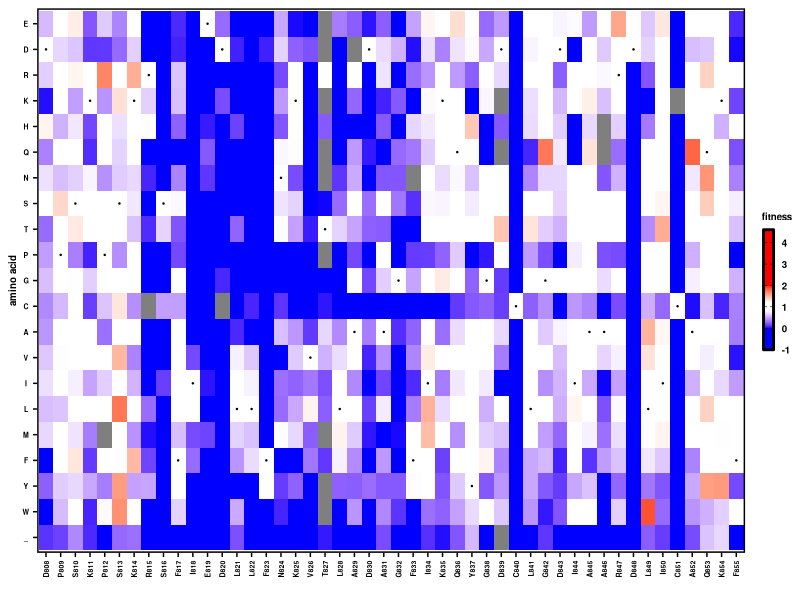
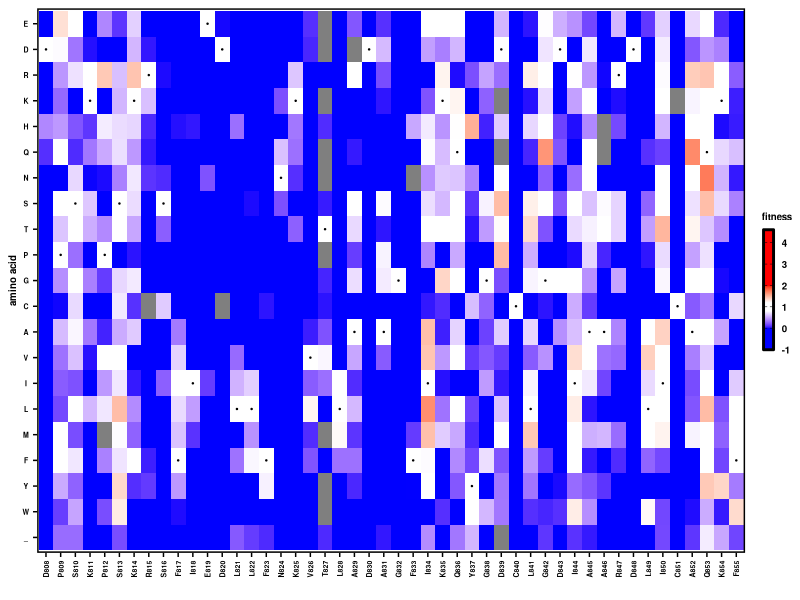
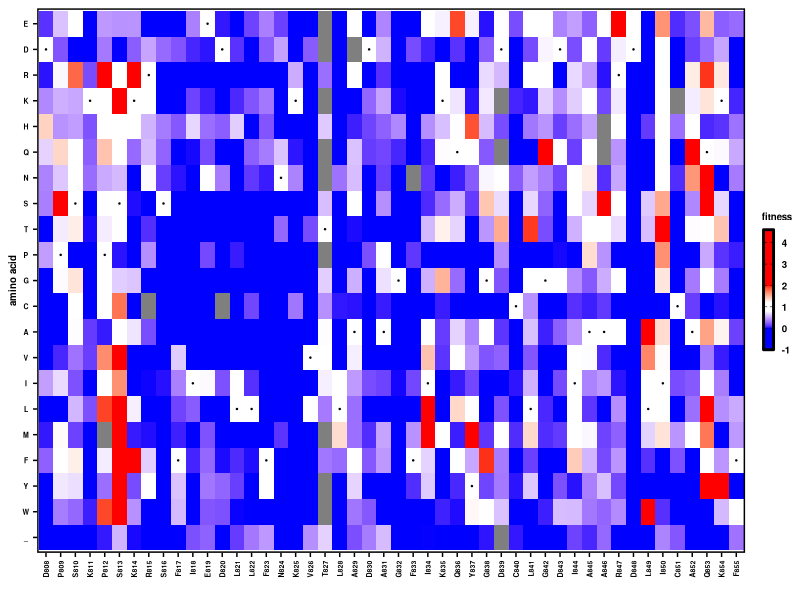
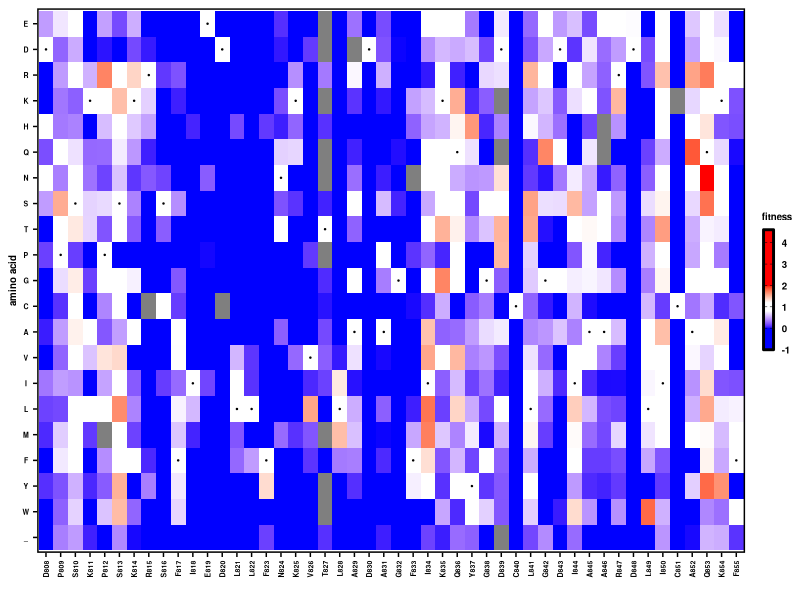
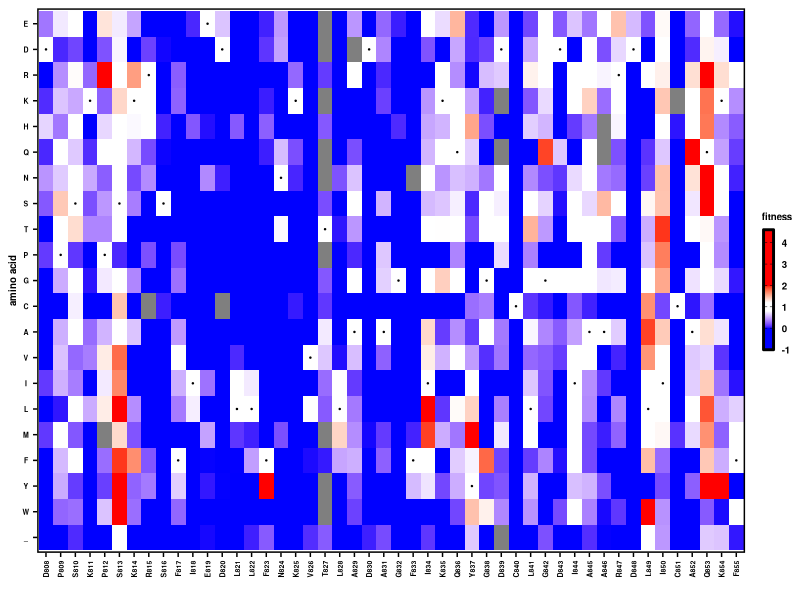
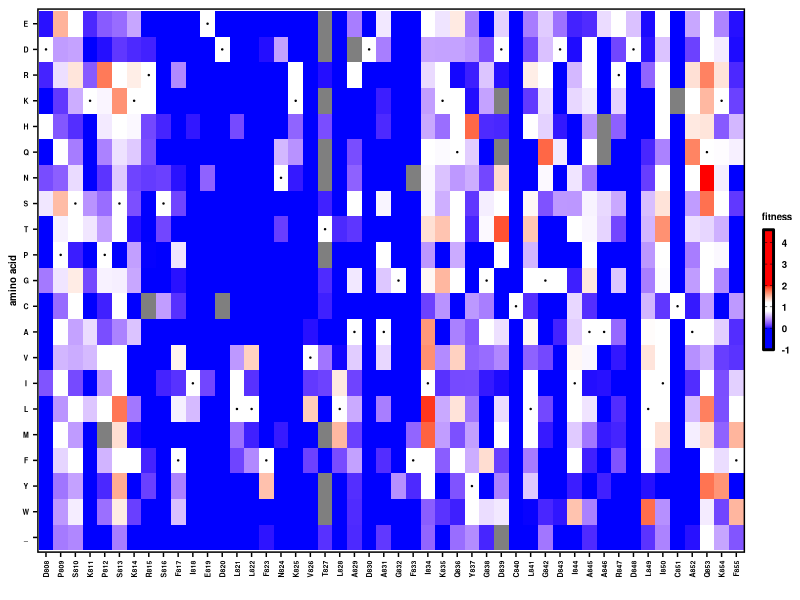
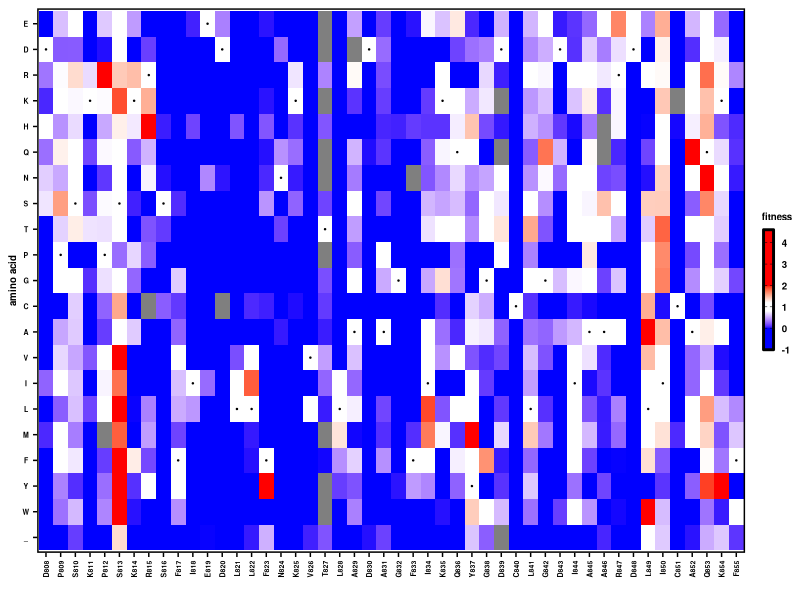

The R script that drew these images, in order:
#R code
library(ggplot2)
library(scales)
library(RColorBrewer)
library(readr)
library(tidyr)
library(reshape)
library(stringr)
library(dplyr)
library(gridExtra)
library(stringr)
require(cowplot)

plot_score_heatmap <- function(fitness_table, WTresibox, start_resi, end_resi, legend_title){
  textsize <- 5
  fitness_table <- fitness_table %>%
    filter(Pos >= start_resi & Pos <= end_resi)
  WTresibox     <- WTresibox %>%
    filter(Pos >= start_resi & Pos <= end_resi) %>%
    mutate(x=x-min(x)+1)
  p <-  ggplot() +
    geom_tile(data=fitness_table,aes(x=resi,y=aa,fill=parameter)) +
    scale_fill_gradientn(colours=c("blue","blue","white","white","red","red"),
                         limits=c(-1,4.6),
                         values=rescale(c(-1, 0, 0.8, 1.2, 2, 4.6)),
                         breaks=c(-1,0,1,2,3,4),
                         labels=c('-1','0','1','2','3','4'),
                         guide="colorbar",
                         na.value="grey50") +
    theme_cowplot(12) +
    theme(plot.background = element_rect(fill = "white"),
          axis.text=element_text(size=textsize,face="bold",colour = 'black'),
          axis.text.x=element_text(angle=90,hjust=1,vjust=0.5,colour = 'black'),
          axis.text.y=element_text(hjust=0.5,vjust=0.5,colour = 'black'),
          axis.title=element_text(size=7,face="bold"),
          axis.line = element_line(colour = 'black', size = 0),
          panel.border = element_rect(colour = "black", fill=NA, size=1)) +
    guides(fill = guide_colorbar(title.theme=element_text(size=7,face="bold",colour='black',hjust=0.5),
                                 label.theme=element_text(size=7,face="bold",colour='black'),
                                 frame.colour="black",
                                 frame.linewidth = 1,
                                 ticks = TRUE,
                                 ticks.colour = "black",
                                 barwidth = 0.5, barheight = 6, title=legend_title)) +
    geom_point(data=WTresibox, aes(x=x, y=y), color='black', size=0.2) +
    xlab("") +
    ylab("amino acid")
}

wrapper <- function(df_plot, graphname){
  df_plot <- df_plot %>%
    mutate(parameter=case_when(str_sub(resi,1,1)==aa ~ 1, TRUE ~ parameter)) %>% #Set WT parameter (usually 0 or 1)
    mutate(Mutation=paste(resi,aa,sep='')) %>%
    select(Mutation, avg_ipt_freq, resi, Pos, aa, parameter) #Variable name for input freq may need to chance
  print (range(df_plot$parameter,na.rm=T))
  p1 <- plot_score_heatmap(df_plot, WTresibox, 808, 855, legend_title)
  p <- grid.arrange(p1, nrow=1)
  ggsave(graphname,p,width=4, height=2, dpi=300) #Output file may need to adjust
  }

aa_level <- rev(c('E','D','R','K','H','Q','N','S','T','P','G','C','A','V','I','L','M','F','Y','W','_'))

start_pos <- 808
end_pos   <- 855

df <- read_tsv('result/FP_DMS_fit.tsv') %>%
  filter(!grepl('silent',mut_class)) %>%
  filter(!grepl('WT',mut_class)) %>%
  mutate(resi=str_sub(mut,1,-2))
residues <- unique(df$resi)

df <- df %>%
  filter(!grepl('silent',mut_class)) %>%
  filter(!grepl('WT',mut_class)) %>%
  filter(avg_ipt_freq>= 0.0001) %>%
  mutate(resi=str_sub(mut,1,-2)) %>%
  mutate(aa=str_sub(mut,-1,-1)) %>%
  filter(aa %in% aa_level) %>%
  mutate(aa=factor(aa,levels=aa_level)) %>%
  mutate(resi=factor(resi,levels=unique(residues))) %>%
  complete(resi, aa) %>%
  mutate(Pos=str_sub(resi,2,-1)) %>%
  mutate(Pos=as.numeric(as.character(Pos))) %>%
  arrange(Pos)

WTresibox  <- df %>%
  select(resi,Pos) %>%
  unique() %>%
  mutate(WT_resi=str_sub(resi,1,1)) %>%
  mutate(x=seq(1,end_pos-start_pos+1)) %>%
  mutate(y=match(WT_resi,aa_level)) %>%
  select(resi,WT_resi,Pos,x, y)

legend_title <- "fitness"

df_plot <- df %>% mutate(parameter=fit_P0) 
wrapper(df_plot, 'graph/FP_fit_P0_heatmap.png')

df_plot <- df %>% mutate(parameter=`fit_P1-Calu3_noAb`) 
wrapper(df_plot, 'graph/FP_fit_P1-Calu3_noAb_heatmap.png')

df_plot <- df %>% mutate(parameter=`fit_P1-E6_noAb`) 
wrapper(df_plot, 'graph/FP_fit_P1-E6_noAb_heatmap.png')

df_plot <- df %>% mutate(parameter=`fit_P1-Calu3_CoV44-62`) 
wrapper(df_plot, 'graph/FP_fit_P1-Calu3_CoV44-62_heatmap.png')

df_plot <- df %>% mutate(parameter=`fit_P1-E6_CoV44-62`) 
wrapper(df_plot, 'graph/FP_fit_P1-E6_CoV44-62_heatmap.png')

df_plot <- df %>% mutate(parameter=`fit_P1-Calu3_CoV44-79`) 
wrapper(df_plot, 'graph/FP_fit_P1-Calu3_CoV44-79_heatmap.png')

df_plot <- df %>% mutate(parameter=`fit_P1-E6_CoV44-79`) 
wrapper(df_plot, 'graph/FP_fit_P1-E6_CoV44-79_heatmap.png')
